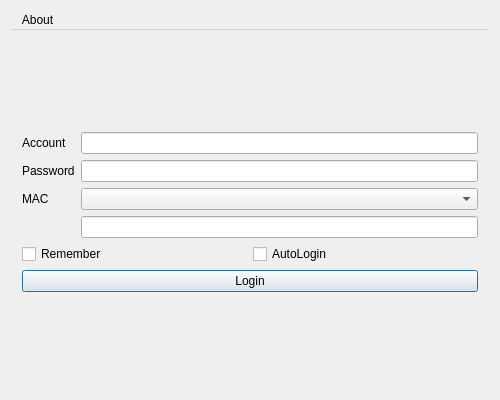
<?xml version="1.0" encoding="UTF-8"?>
<ui version="4.0">
 <class>MainWindow</class>
 <widget class="QDialog" name="MainWindow">
  <property name="geometry">
   <rect>
    <x>0</x>
    <y>0</y>
    <width>500</width>
    <height>400</height>
   </rect>
  </property>
  <property name="sizePolicy">
   <sizepolicy hsizetype="Expanding" vsizetype="Expanding">
    <horstretch>0</horstretch>
    <verstretch>0</verstretch>
   </sizepolicy>
  </property>
  <property name="windowTitle">
   <string>DrCOM JLU Qt</string>
  </property>
  <layout class="QVBoxLayout" name="verticalLayout_2">
   <item>
    <widget class="QMenuBar" name="menuBar">
     <widget class="QMenu" name="menuAbout">
      <property name="title">
       <string>About</string>
      </property>
      <addaction name="actionDrCOM_JLU_version"/>
      <addaction name="actionQt"/>
     </widget>
     <addaction name="menuAbout"/>
    </widget>
   </item>
   <item>
    <widget class="QWidget" name="centralWidget" native="true">
     <property name="sizePolicy">
      <sizepolicy hsizetype="Expanding" vsizetype="Expanding">
       <horstretch>0</horstretch>
       <verstretch>0</verstretch>
      </sizepolicy>
     </property>
     <layout class="QVBoxLayout" name="verticalLayout">
      <item>
       <layout class="QVBoxLayout" name="verticalLayoutOutside">
        <property name="topMargin">
         <number>0</number>
        </property>
        <item>
         <layout class="QGridLayout" name="gridLayoutInput">
          <item row="1" column="1">
           <widget class="QLineEdit" name="lineEditPass">
            <property name="echoMode">
             <enum>QLineEdit::Password</enum>
            </property>
           </widget>
          </item>
          <item row="3" column="1">
           <widget class="QLineEdit" name="lineEditMAC"/>
          </item>
          <item row="2" column="0">
           <widget class="QLabel" name="labelMAC">
            <property name="text">
             <string>MAC</string>
            </property>
           </widget>
          </item>
          <item row="0" column="0">
           <widget class="QLabel" name="labelAccount">
            <property name="text">
             <string>Account</string>
            </property>
           </widget>
          </item>
          <item row="0" column="1">
           <widget class="QLineEdit" name="lineEditAccount"/>
          </item>
          <item row="2" column="1">
           <widget class="QComboBox" name="comboBoxMAC"/>
          </item>
          <item row="1" column="0">
           <widget class="QLabel" name="labelPass">
            <property name="text">
             <string>Password</string>
            </property>
           </widget>
          </item>
         </layout>
        </item>
        <item>
         <layout class="QGridLayout" name="gridLayoutCheck">
          <item row="0" column="0">
           <widget class="QCheckBox" name="checkBoxRemember">
            <property name="text">
             <string>Remember</string>
            </property>
           </widget>
          </item>
          <item row="0" column="1">
           <widget class="QCheckBox" name="checkBoxAutoLogin">
            <property name="text">
             <string>AutoLogin</string>
            </property>
           </widget>
          </item>
         </layout>
        </item>
        <item>
         <widget class="QPushButton" name="pushButtonLogin">
          <property name="text">
           <string>Login</string>
          </property>
         </widget>
        </item>
       </layout>
      </item>
     </layout>
    </widget>
   </item>
  </layout>
  <action name="actionDrCOM_JLU_version">
   <property name="text">
    <string>DrCOM JLU Qt</string>
   </property>
  </action>
  <action name="actionQt">
   <property name="text">
    <string>Qt</string>
   </property>
  </action>
 </widget>
 <layoutdefault spacing="6" margin="11"/>
 <tabstops>
  <tabstop>lineEditAccount</tabstop>
  <tabstop>lineEditPass</tabstop>
  <tabstop>comboBoxMAC</tabstop>
  <tabstop>lineEditMAC</tabstop>
  <tabstop>checkBoxRemember</tabstop>
  <tabstop>checkBoxAutoLogin</tabstop>
  <tabstop>pushButtonLogin</tabstop>
 </tabstops>
 <resources/>
 <connections/>
</ui>
